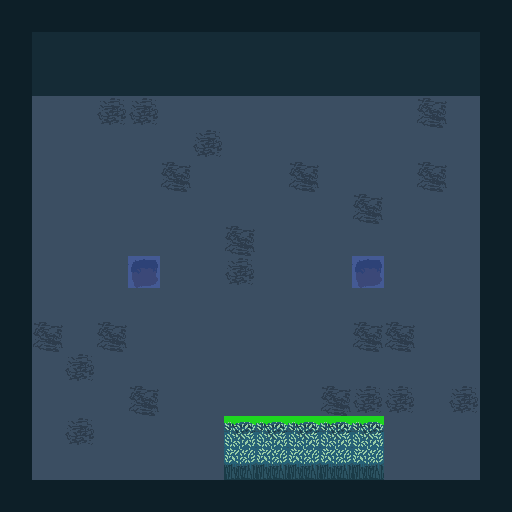

Rendered tile map (Tiled .tmx) drawn with the repository's tilesets; below, a short description and the map source with its tile grids summarised:
An orthogonal 16x16 tile map with 32x32 px tiles, 5 tile layers (FloorAuto_values, FloorAuto, Grass_values, Grass, ...), 6 tilesets and 3 objects (2x Enemy, Chest).

<map version="1.4" tiledversion="1.4.2" orientation="orthogonal" renderorder="right-down" compressionlevel="0" width="16" height="16" tilewidth="32" tileheight="32" infinite="0" backgroundcolor="#696A79" nextlayerid="7" nextobjectid="1"><tileset firstgid="1" name="MRMOTEXT" tilewidth="8" tileheight="8" tilecount="512" columns="32" objectalignment="topleft" margin="0" spacing="0"><image source="../../../images/MRMOTEXT.png" width="256" height="128" /></tileset><tileset firstgid="513" name="GrassClean" tilewidth="32" tileheight="32" tilecount="12" columns="3" objectalignment="topleft" margin="0" spacing="0"><image source="../../../images/GrassClean.png" width="87" height="122" /></tileset><tileset firstgid="525" name="TilesClean" tilewidth="32" tileheight="32" tilecount="920" columns="40" objectalignment="topleft" margin="0" spacing="0"><image source="../../../images/TilesClean.png" width="1280" height="736" /></tileset><tileset firstgid="1445" name="Regions" tilewidth="32" tileheight="32" tilecount="7" columns="7" objectalignment="topleft"><image source="Regions.intgrid.png" width="224" height="32" /></tileset><tileset firstgid="1452" name="Grass" tilewidth="32" tileheight="32" tilecount="2" columns="2" objectalignment="topleft"><image source="Grass.intgrid.png" width="64" height="32" /></tileset><tileset firstgid="1454" name="FloorAuto" tilewidth="32" tileheight="32" tilecount="9" columns="9" objectalignment="topleft"><image source="FloorAuto.intgrid.png" width="288" height="32" /></tileset><layer id="1" name="FloorAuto_values" width="16" height="16" opacity="1"><data>[256 cells, 256 non-empty, 4 distinct tile ids]</data></layer><layer id="2" name="FloorAuto" width="16" height="16" opacity="1"><data>[256 cells, 256 non-empty, 6 distinct tile ids]</data></layer><layer id="3" name="Grass_values" width="16" height="16" opacity="1"><data>[256 cells, 10 non-empty, 2 distinct tile ids]</data></layer><layer id="4" name="Grass" width="16" height="16" opacity="1"><data>[256 cells, 10 non-empty, 2 distinct tile ids]</data></layer><layer id="5" name="Regions" width="16" height="16" opacity="0.5"><data>[256 cells, 2 non-empty, 1 distinct tile ids]</data></layer><objectgroup id="6" name="Entities"><object name="Chest" x="224" y="192" width="32" height="32"><properties><property name="__anchorX" type="int" value="224" /><property name="__anchorY" type="int" value="192" /><property name="__cx" type="int" value="7" /><property name="__cy" type="int" value="6" /><property name="ChestTypes" value="SwordChest" /></properties></object><object name="Enemy" x="384" y="96" width="32" height="32"><properties><property name="__anchorX" type="int" value="384" /><property name="__anchorY" type="int" value="96" /><property name="__cx" type="int" value="12" /><property name="__cy" type="int" value="3" /><property name="EnemyTypes" value="Grunt" /><property name="Path_0" value="11,3" /><property name="Path_1" value="10,3" /><property name="Path_2" value="9,3" /><property name="Path_3" value="9,4" /><property name="Path_4" value="9,5" /><property name="Path_5" value="10,5" /><property name="Path_6" value="12,5" /><property name="Path_7" value="12,4" /><property name="Path_8" value="12,3" /></properties></object><object name="Enemy" x="288" y="256" width="32" height="32"><properties><property name="__anchorX" type="int" value="288" /><property name="__anchorY" type="int" value="256" /><property name="__cx" type="int" value="9" /><property name="__cy" type="int" value="8" /><property name="EnemyTypes" value="Grunt" /><property name="Path_0" value="8,8" /><property name="Path_1" value="7,8" /><property name="Path_2" value="6,8" /><property name="Path_3" value="5,8" /><property name="Path_4" value="5,7" /><property name="Path_5" value="5,6" /><property name="Path_6" value="5,5" /><property name="Path_7" value="5,4" /><property name="Path_8" value="7,4" /><property name="Path_9" value="8,4" /><property name="Path_10" value="8,5" /><property name="Path_11" value="8,6" /><property name="Path_12" value="9,6" /><property name="Path_13" value="10,6" /><property name="Path_14" value="10,7" /><property name="Path_15" value="10,8" /><property name="Path_16" value="10,9" /><property name="Path_17" value="9,9" /><property name="Path_18" value="9,8" /></properties></object></objectgroup></map>
